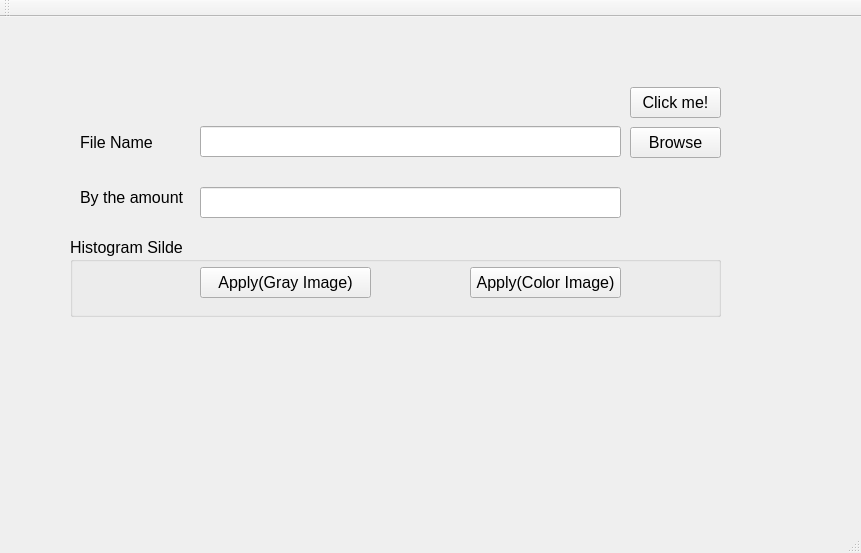
<?xml version="1.0" encoding="UTF-8"?>
<ui version="4.0">
 <class>MainWindow</class>
 <widget class="QMainWindow" name="MainWindow">
  <property name="geometry">
   <rect>
    <x>0</x>
    <y>0</y>
    <width>861</width>
    <height>553</height>
   </rect>
  </property>
  <property name="font">
   <font>
    <pointsize>12</pointsize>
   </font>
  </property>
  <property name="windowTitle">
   <string>MainWindow</string>
  </property>
  <widget class="QWidget" name="centralWidget">
   <widget class="QPushButton" name="bt_ClickMe">
    <property name="geometry">
     <rect>
      <x>630</x>
      <y>70</y>
      <width>91</width>
      <height>31</height>
     </rect>
    </property>
    <property name="text">
     <string>Click me!</string>
    </property>
   </widget>
   <widget class="QLabel" name="lb_FileName">
    <property name="geometry">
     <rect>
      <x>80</x>
      <y>115</y>
      <width>81</width>
      <height>21</height>
     </rect>
    </property>
    <property name="text">
     <string>File Name</string>
    </property>
   </widget>
   <widget class="QLineEdit" name="ln_filename">
    <property name="geometry">
     <rect>
      <x>200</x>
      <y>109</y>
      <width>421</width>
      <height>31</height>
     </rect>
    </property>
   </widget>
   <widget class="QPushButton" name="bt_Browse">
    <property name="geometry">
     <rect>
      <x>630</x>
      <y>110</y>
      <width>91</width>
      <height>31</height>
     </rect>
    </property>
    <property name="text">
     <string>Browse</string>
    </property>
   </widget>
   <widget class="QGroupBox" name="gBox_HisSlide">
    <property name="geometry">
     <rect>
      <x>70</x>
      <y>220</y>
      <width>651</width>
      <height>80</height>
     </rect>
    </property>
    <property name="title">
     <string>Histogram Silde</string>
    </property>
    <widget class="QPushButton" name="bt_HisSlide_Color">
     <property name="geometry">
      <rect>
       <x>400</x>
       <y>30</y>
       <width>151</width>
       <height>31</height>
      </rect>
     </property>
     <property name="text">
      <string>Apply(Color Image)</string>
     </property>
    </widget>
    <widget class="QPushButton" name="bt_HisSlide_Gray">
     <property name="geometry">
      <rect>
       <x>130</x>
       <y>30</y>
       <width>171</width>
       <height>31</height>
      </rect>
     </property>
     <property name="text">
      <string>Apply(Gray Image)</string>
     </property>
    </widget>
   </widget>
   <widget class="QLabel" name="lb_Bta">
    <property name="geometry">
     <rect>
      <x>80</x>
      <y>170</y>
      <width>111</width>
      <height>21</height>
     </rect>
    </property>
    <property name="text">
     <string>By the amount</string>
    </property>
   </widget>
   <widget class="QLineEdit" name="ln_c">
    <property name="geometry">
     <rect>
      <x>200</x>
      <y>170</y>
      <width>421</width>
      <height>31</height>
     </rect>
    </property>
   </widget>
  </widget>
  <widget class="QMenuBar" name="menuBar">
   <property name="geometry">
    <rect>
     <x>0</x>
     <y>0</y>
     <width>861</width>
     <height>27</height>
    </rect>
   </property>
  </widget>
  <widget class="QToolBar" name="mainToolBar">
   <attribute name="toolBarArea">
    <enum>TopToolBarArea</enum>
   </attribute>
   <attribute name="toolBarBreak">
    <bool>false</bool>
   </attribute>
  </widget>
  <widget class="QStatusBar" name="statusBar"/>
 </widget>
 <layoutdefault spacing="6" margin="11"/>
 <resources/>
 <connections/>
</ui>
